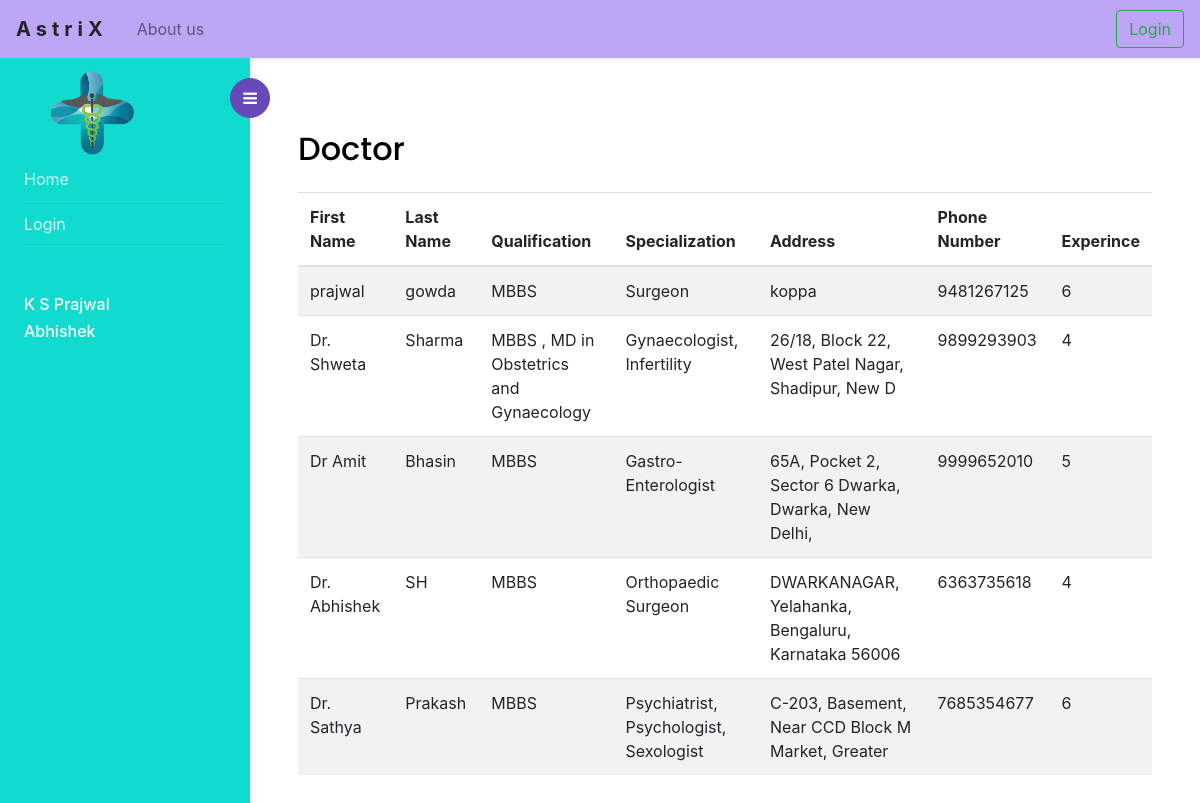
The page /doctor/ on the database as committed earlier.
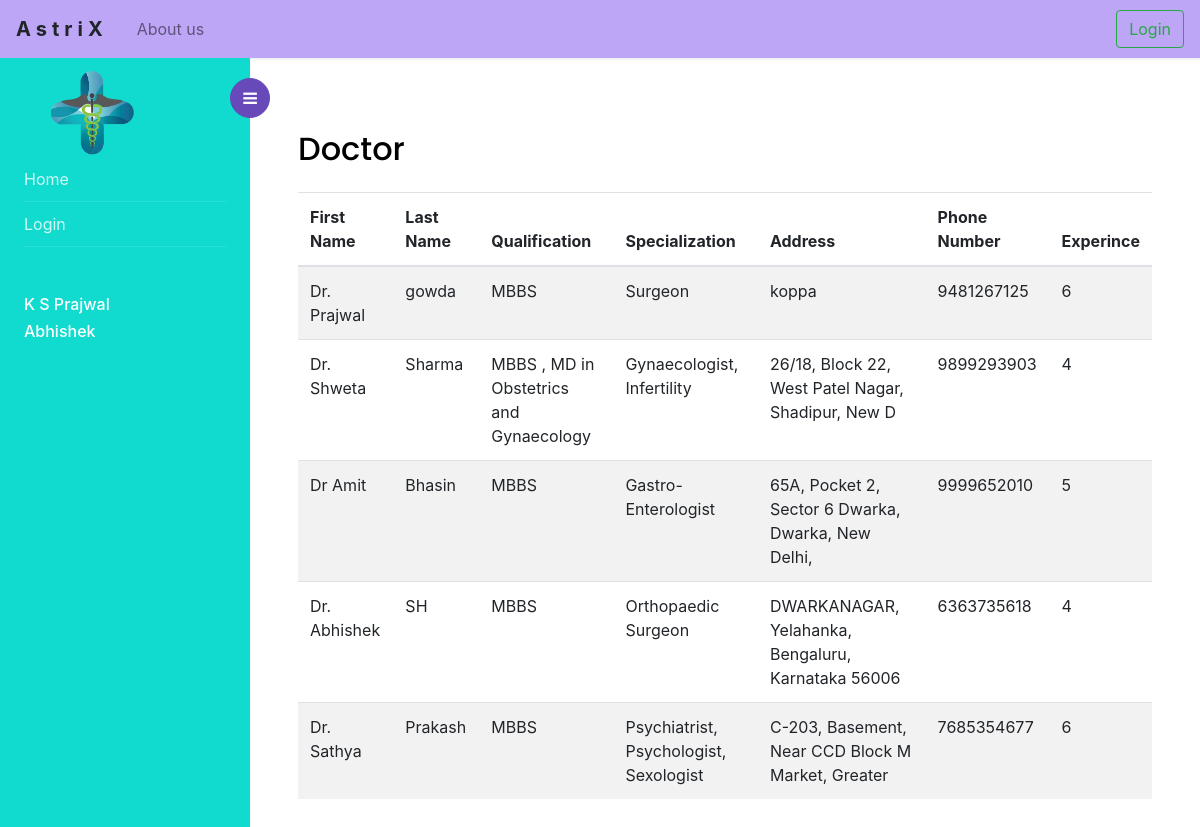
The same page on the database as committed later.
### management/models.py (models this page shows, shortened)
class Doctor(models.Model):
    firstName = models.CharField(max_length=50,null=False,verbose_name = "First name")
    lastName = models.CharField(max_length=50,null=False,verbose_name = "Last name")
    did = models.PositiveIntegerField(null=False,unique=True,default=1,verbose_name = "Doctor ID")
    qualification = models.CharField(max_length=50,null=False,verbose_name = "Qualification")
    email = models.CharField(max_length=50,default="NULL")
    specialization = models.CharField(max_length=50,null=True,verbose_name = "Specialization")
    address = models.CharField(max_length=50,null=False,verbose_name = "Address")
    phNo = models.CharField( max_length=10,verbose_name = "Phone Number")
    experince = models.IntegerField(verbose_name = "Experince")

### management/views.py (the view)
# urls.py: path("doctor/",DoctorView.as_view(),name='doctorDetails'),
class DoctorView(ListView):
    model =  Doctor
    template_name = "doc.html"

### templates/doc.html (shortened to what this page needs)
{% extends "base.html" %}
{% block content %}
<div class="p-4 p-md-5 pt-5">
    <h2 class="mt-4">Doctor</h2>
    <table class="table table-striped table-hover mt-4">
  <thead>
    <tr>
      <th scope="col">First Name</th>
      <th scope="col">Last Name</th>
      <th scope="col">Qualification</th>
      <th scope="col">Specialization</th>
      <th scope="col">Address</th>
      <th scope="col">Phone Number</th>
      <th scope="col">Experince</th>
    </tr>
  </thead>
  <tbody>
    {% for object in object_list %}
    <tr>
      <td>{{ object.firstName }}</td>
      <td>{{ object.lastName }}</td>
      <td>{{ object.qualification }}</td>
      <td>{{ object.specialization }}</td>
      <td>{{ object.address }}</td>
      <td>{{ object.phNo }}</td>
      <td>{{ object.experince }}</td>
    </tr>
    {% empty %}
    <li>No objects yet.</li>
    {% endfor %}
   </div
{% endblock %}

Rows that differ between the two databases and show on the page:
changed Doctor "gowda": firstName "prajwal" → "Dr. Prajwal"
